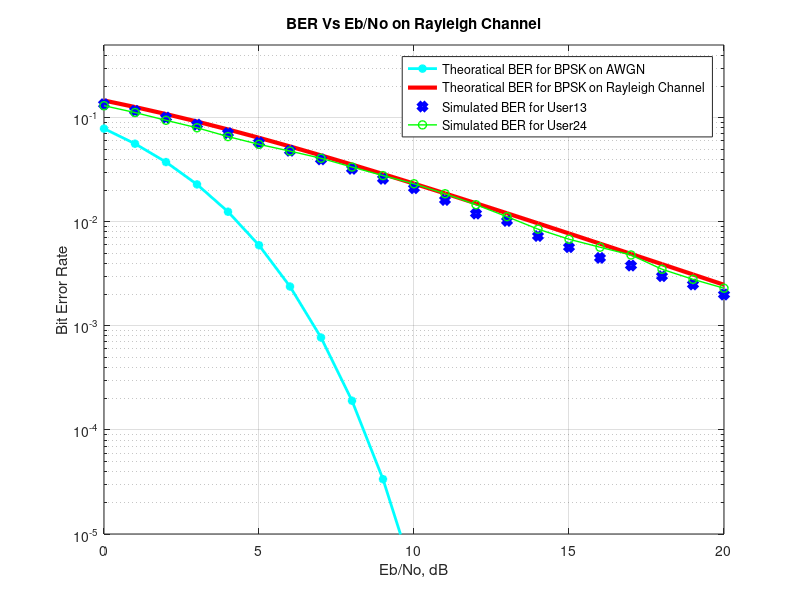

Source code (MATLAB):
%ref:https://in.mathworks.com/matlabcentral/fileexchange/23498-mc-cdma

clear all;
users=2;            % Number of Users
%------------------Generation of Walsh code--------------------------------
n =4;                               %Number of  Data Sub-Carriers
walsh=hadamard(n);              
code1=walsh(2,:);                   %Taking 2nd row of walsh code for User1
code2=walsh(4,:);                   %Taking 3rd row of walsh code for User2
%------------------Generating data for User1-------------------------------
N=10^4;                             % Number of Bits for  data_user1
data_user1= rand(1,N)>0.5;          % Generation of data for user1
data_user1bpsk = 2*data_user1-1;    % BPSK modulation 0 -> -1; 1 -> 0 
%------------------Spreading & IFFT for User1------------------------------
data_user11=data_user1bpsk';
spdata1_user1=data_user11*code1;    % Spreading 
spdata12=(spdata1_user1)';
ifftdata_user1=ifft(spdata12);      % Taking the IFFT
ifftdata12=ifftdata_user1';
%------------------Append Cyclic Prefix1 for User1-------------------------
y1=[ifftdata12(:,[(n-2):n]) ifftdata12];
transdata1=y1';
tx_user1=transdata1;                % Transmitting data for user1
%------------------Generating data for User2-------------------------------
M=10^4;                             % Number of Bits for  data_user2
data_user2= rand(1,M)>0.5;          % Generation of data for user2
data_user2bpsk = 2*data_user2-1;    % BPSK modulation 0 -> -1; 1 -> 0 
%-----------------Spreading & IFFT for User2-------------------------------
data_user21=data_user2bpsk';
spdata2=data_user21*code2;          % Spreading 
spdata22=(spdata2)';
ifftdata_user2=ifft(spdata22);      % Taking the IFFT
ifftdata22=ifftdata_user2';
%-----------------Append Cyclic Prefix1 for User2--------------------------
y2=[ifftdata22(:,[(n-2):n]) ifftdata22];
transdata2=y2';
tx_user2=transdata2;                % Transmitting data for user2
%----------------------Adding data for Transmission of All User------------
x=tx_user1+tx_user2;
%----------------------Creating Rayleigh Channel---------------------------
Taps=4;                                        % Number of Taps
p1=0.5/2.3;                                       % Power of Tap1
p2=0.9/2.3;                                     % Power of Tap2
p3=0.7/2.3;                                     % Power of Tap3
p4=0.2/2.3;
gain1=sqrt(p1/2)*[randn(1,N) + j*randn(1,N)];   % Gain for Tap1
gain2=sqrt(p2/2)*[randn(1,N) + j*randn(1,N)];   % Gain for Tap2
gain3=sqrt(p3/2)*[randn(1,N) + j*randn(1,N)];   % Gain for Tap3
gain4=sqrt(p4/2)*[randn(1,N) + j*randn(1,N)];   % Gain for Tap4
x11=x(:);
x12=reshape(x11,1,length(x11));
i=1:length(x12);        
delay1=1; 
for i=delay1+1:length(x12) % Producing one sample delay in Tap2 w.r.t. Tap1
   x13(i)=x(i-delay1);
end
delay2=2;
for i=delay2+1:length(x12) % Producing two sample delay in Tap2 w.r.t. Tap1
   x14(i)=x(i-delay2);
end
delay3=3;
for i=delay3+1:length(x12) % Producing three sample delay in Tap2 w.r.t. Tap1
   x15(i)=x(i-delay3);
end
x1=reshape(x13,(n+3),length(x13)/(n+3));
x2=reshape(x14,(n+3),length(x14)/(n+3));
x3=reshape(x15,(n+3),length(x15)/(n+3));
ch1=repmat(gain1,(n+3),1);     
ch2=repmat(gain2,(n+3),1);
ch3=repmat(gain3,(n+3),1);
ch4=repmat(gain4,(n+3),1);
data_channel=x.*ch1+x1.*ch2+x2.*ch3+x3.*ch4;  % Passing data through channel 
%------------------------Addition of AWGN noise ---------------------------
data_noise1=data_channel(:);
data_noise2=reshape(data_noise1,1,length(data_noise1));
noise = 1/sqrt(2)*[randn(1,length(data_noise2)) + j*randn(1,length(data_noise2))]; 
snr = [0:20];                 % multiple Eb/N0 values
for i = 1:length(snr)
 y = data_noise2 + (sqrt(1)*10^(-snr(i)/20))*noise; %Addition of Noise
 
 
%--------------------------Receiver ---------------------------------------
data_received =y;           %fadded data received with awgn noise
%---------------------Removing Cyclic Prefix-------------------------------
rx1=reshape(data_received,(n+3),length(data_received)/(n+3));
rx12=rx1';
rx13 = rx12(:,[(4:(n+3))]); 
rx14=rx13';
%-----------------Taking FFT ----------------------------------------------
fft_data_received =fft(rx14);
%----------------equilization of the channel-------------------------------
channel_response=fft([gain1;gain2;gain3;gain4],n);
data_equilized=fft_data_received.*conj(channel_response);
%----------------BER of Data User1-----------------------------------------
recdata11=(data_equilized'*code1')';
recdata12=real(recdata11)>0;
errors_user1(i) = size(find([data_user1- recdata12]),2); %Errors for User1
SBer1 = errors_user1/N;                              % simulated ber user1
%----------------BER of Data User2-----------------------------------------
recdata21=(data_equilized'*code2')';
recdata22=real(recdata21)>0;
errors_user2(i) = size(find([data_user2- recdata22]),2); %Errors for User1
SBer2 = errors_user2/M;                               % simulated ber user2
end
% ------------------------Theoretical Result-------------------------------
snrlnr=10.^(snr/10);
TBer = 0.5*erfc(sqrt(snrlnr)); % Theoretical BER for AWGN
TBerf = 0.5.*(1-sqrt(snrlnr./(snrlnr+1)));% theoretical BER fro Flat fadding
%-------------------Displaying Result--------------------------------------       
figure
semilogy(snr,TBer,'c*-','LineWidth',2);
hold on;
semilogy(snr,TBerf,'r-','LineWidth',3);
hold on;
semilogy(snr,SBer1,'bd','LineWidth',4);
hold on;
semilogy(snr,SBer2,'go-','LineWidth',1);
axis([0 20 10^-5 0.5]);
grid on
legend('Theoratical BER for BPSK on AWGN ','Theoratical BER for BPSK on Rayleigh Channel ' ,'Simulated BER for User13','Simulated BER for User24');
xlabel('Eb/No, dB');
ylabel('Bit Error Rate');
title('BER Vs Eb/No on Rayleigh Channel')
